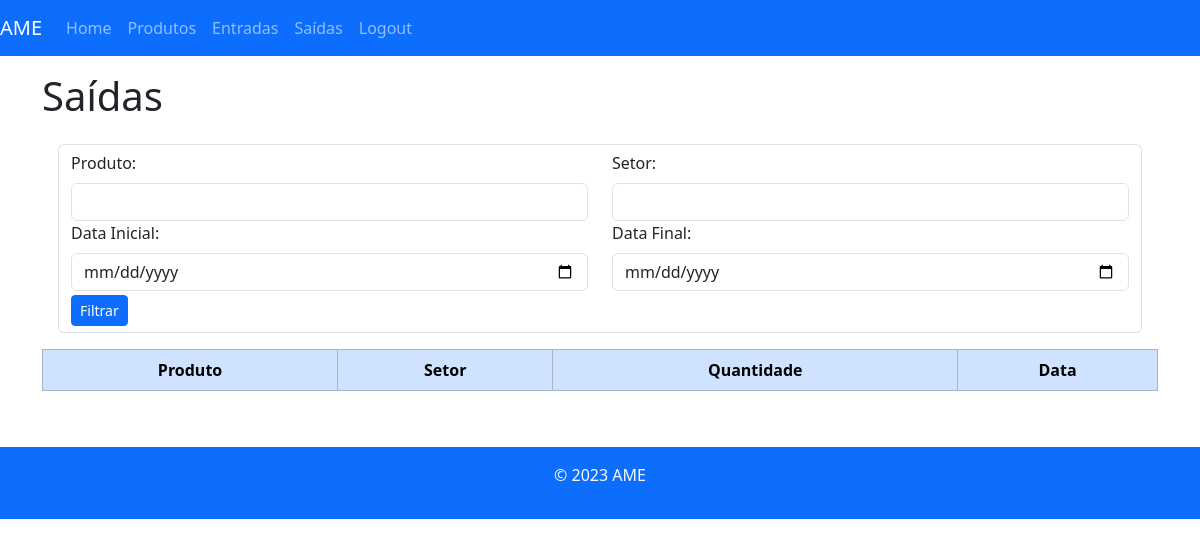
The app's page /saidas/ (signed in), older data.
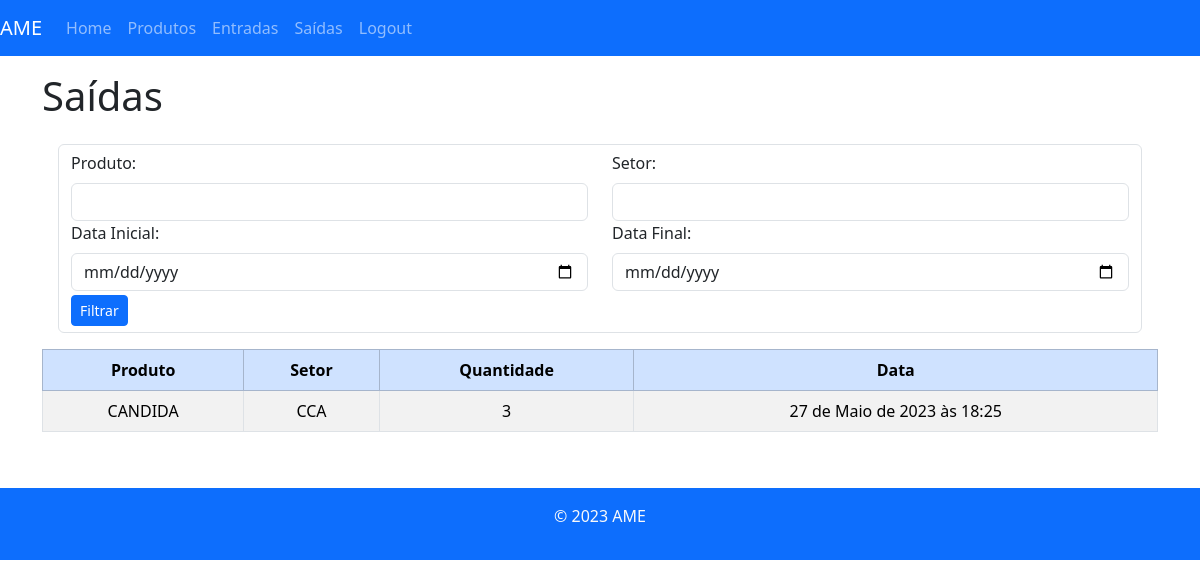
The same page, newer data.
### almoxarifado/models.py (models this page shows, shortened)
class Saida(models.Model):
    produto = models.ForeignKey(Produto, on_delete=models.CASCADE)
    setor = models.ForeignKey(Setor, on_delete=models.CASCADE)
    quantidade = models.PositiveIntegerField()
    criado_em = models.DateTimeField(auto_now_add=True)
    usuario = models.ForeignKey(User, on_delete=models.CASCADE)

class Produto(models.Model):
    nome = models.CharField(max_length=255)
    descricao = models.TextField()
    quantidade = models.PositiveIntegerField()
    estoque_minimo = models.PositiveIntegerField()
    categoria = models.ForeignKey(Categoria, on_delete=models.CASCADE, default="")
    local = models.ForeignKey(LocalPrateleira, on_delete=models.CASCADE, default="")
    def __str__(self):
        return self.nome

class Setor(models.Model):
    setorNome = models.CharField(max_length=64)
    def __str__(self):
        return self.setorNome

### almoxarifado/views.py (the view)
# urls.py: path('saidas/', saidas_view, name='saidas'),
@login_required
def saidas_view(request):
    saidas = Saida.objects.all()
    produto = request.GET.get('produto')
    setor = request.GET.get('setor')
    data_inicial = request.GET.get('data_inicial')
    data_final = request.GET.get('data_final')
    if data_inicial:
        data_inicial = datetime.strptime(data_inicial, '%Y-%m-%d').date()
    if data_final:
        data_final = datetime.strptime(data_final, '%Y-%m-%d').date()
    if produto:
        saidas = saidas.filter(Q(produto__nome__icontains=produto))
    if setor:
        saidas = saidas.filter(Q(setor__setorNome__icontains=setor))
    if data_inicial and data_final:
        saidas = saidas.filter(criado_em__range=[data_inicial, data_final])
    return render(request, 'saidas.html', {'saidas': saidas})

### almoxarifado/templates/saidas.html (shortened to what this page needs)
{% extends 'base.html' %}
{% load django_bootstrap5 %}
{% block content %}
  <h1>Saídas</h1>
  <div class="container-fluid">
    <div class="row">
      <div class="col-12 text-dark p-3">
        <form class="form-control">
          <div class="row">
            <div class="col-md-6">
              <div class="form-group">
                <label for="produto" class="form-label">Produto:</label>
                <input type="text" name="produto" class="form-control">
              </div>
            </div>
            <div class="col-md-6">
              <div class="form-group">
                <label for="setor" class="form-label">Setor:</label>
                <input type="text" name="setor" class="form-control">
              </div>
            </div>
          </div>
          <div class="row">
            <div class="col-md-6">
              <div class="form-group">
                <label for="data_inicial" class="form-label">Data Inicial:</label>
                <input type="date" name="data_inicial" class="form-control">
              </div>
            </div>
            <div class="col-md-6">
              <div class="form-group">
                <label for="data_final" class="form-label">Data Final:</label>
                <input type="date" name="data_final" class="form-control">
              </div>
            </div>
          </div>
          <button class="btn btn-primary btn-sm mt-1 " type="submit">Filtrar</button>
        </form>
      </div>
    </div>
  </div>
  <div class="table-responsive">
    <table class="table table-hover table-striped table-bordered ">
      <thead class="table-primary">
        <tr>
          <th>Produto</th>
          <th>Setor</th>
          <th>Quantidade</th>
          <th>Data</th>
        </tr>
      </thead>
      <tbody>
        {% for saida in saidas %}
          <tr>
            <td>{{ saida.produto }}</td>
            <td>{{ saida.setor }}</td>
            <td>{{ saida.quantidade }}</td>
            <td>{{ saida.criado_em }}</td>
          </tr>
        {% endfor %}
      </tbody>
    </table>
  </div>
  <br>
{% endblock %}

Row changes from the older to the newer data that the page shows:
added Saida: produto "CANDIDA", setor "CCA", quantidade "3", criado_em "27 de Maio de 2023 às 18:25"
